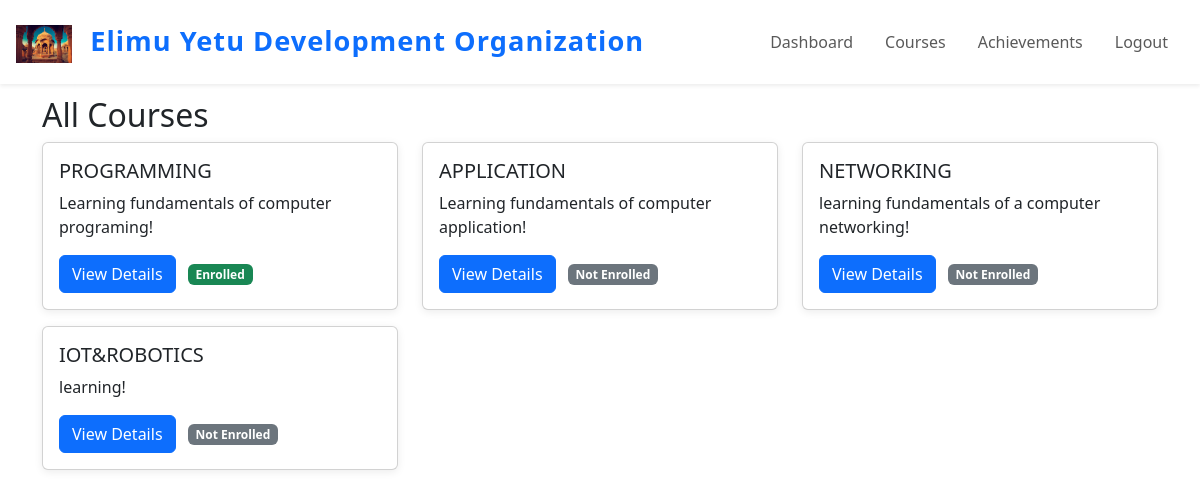
The page /courses.php (signed in) on the database its author committed.
### tables this page shows
CREATE TABLE `courses` (
  `id` int(11) NOT NULL,
  `title` varchar(100) NOT NULL,
  `description` text DEFAULT NULL
);

### courses.php (the view, shortened to what this page needs)
<?php
require_once 'includes/config.php';
$student_id = $_SESSION['student_id'];
$stmt = $pdo->query('SELECT * FROM courses');
$courses = $stmt->fetchAll(PDO::FETCH_ASSOC);
$stmt = $pdo->prepare('SELECT course_id FROM enrollments WHERE student_id = ?');
$stmt->execute([$student_id]);
$enrolled_ids = array_column($stmt->fetchAll(PDO::FETCH_ASSOC), 'course_id');
?>
<!DOCTYPE html>
<html>
<head>
    <link rel="stylesheet" href="assets/css/style.css">
    <link rel="stylesheet" href="assets/css/bootstrap-5.3.7-dist/css/bootstrap.min.css">
</head>
<body>
    <?php include 'includes/header.php'; ?><br><br>
    <br class="d-block d-sm-none">
    <div class="container pt-5" style="padding-top:120px;">
        <h2>All Courses</h2>
        <div class="row">
            <?php foreach ($courses as $course): ?>
                <div class="col-md-4 col-12 mb-3">
                    <div class="card h-100">
                        <div class="card-body">
                            <h5 class="card-title"><?php echo htmlspecialchars($course['title']); ?></h5>
                            <p class="card-text"><?php echo htmlspecialchars($course['description']); ?></p>
                            <a href="course_details.php?id=<?php echo $course['id']; ?>" class="btn btn-primary">View Details</a>
                            <?php if (in_array($course['id'], $enrolled_ids)): ?>
                                <span class="badge bg-success ms-2">Enrolled</span>
                            <?php else: ?>
                                <span class="badge bg-secondary ms-2">Not Enrolled</span>
                            <?php endif; ?>
                        </div>
                    </div>
                </div>
            <?php endforeach; ?>
        </div>
    </div>
</body>
</html>

### assets/css/style.css (style rules this page uses)
* { box-sizing: border-box; }
html, body { height: 100%; margin: 0; padding: 0; font-family: 'Segoe UI', Arial, sans-serif; background: #f8fafc; color: #222; box-sizing: border-box; }
.card { box-shadow: 0 2px 8px rgba(0,0,0,0.08); border-radius: 10px; }
.btn-primary, .btn-success, .btn-info, .btn-warning, .btn-danger { border-radius: 20px; padding: 8px 24px; }

### rows shown on the page
courses: title "PROGRAMMING", description "Learning fundamentals of computer programing!", shows "Enrolled"
courses: title "APPLICATION", description "Learning fundamentals of computer application!", shows "Not Enrolled"
courses: title "NETWORKING", description "learning fundamentals of a computer networking!", shows "Not Enrolled"
courses: title "IOT&ROBOTICS", description "learning!", shows "Not Enrolled"
